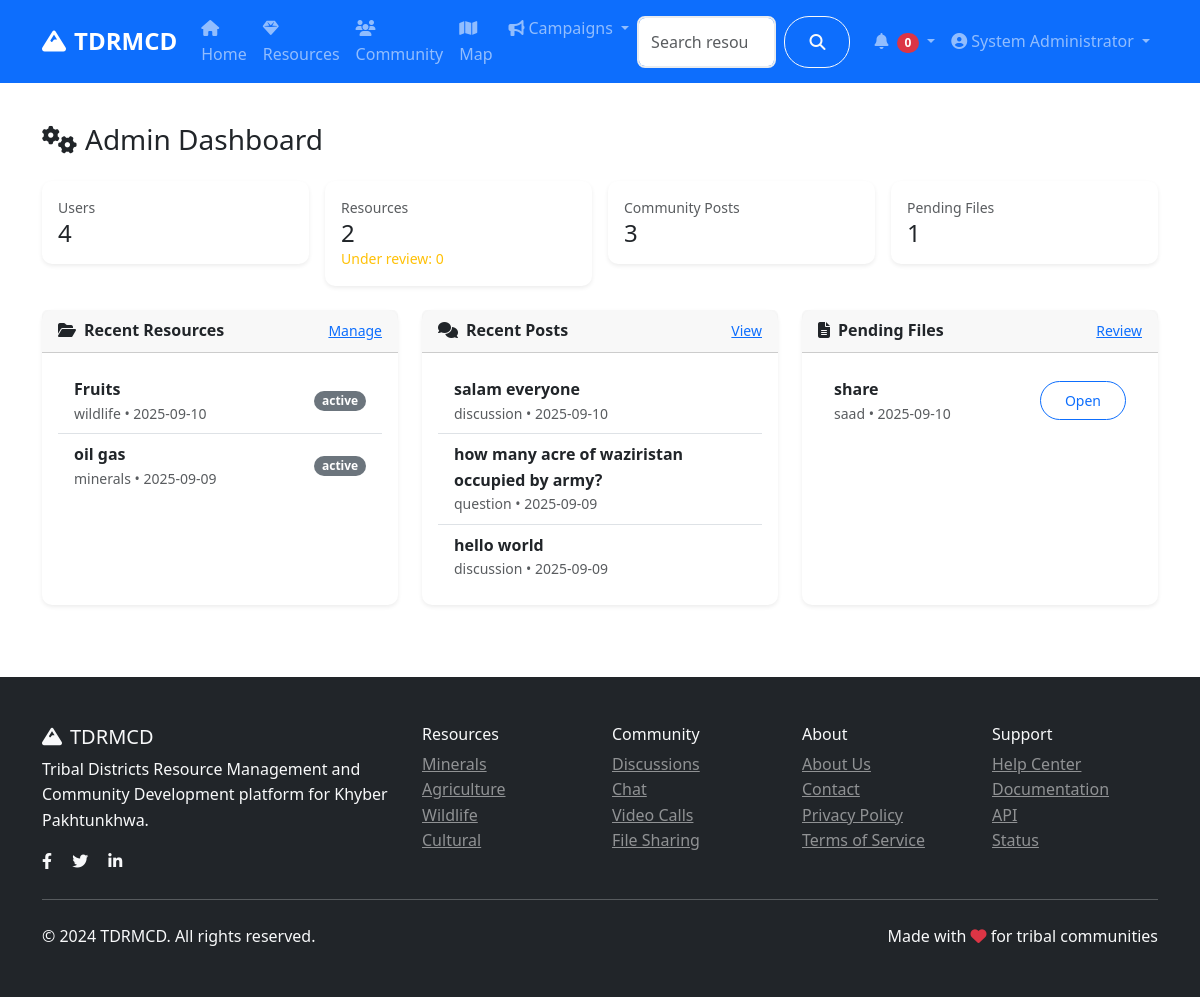
Page /admin/ (signed in) on the earlier database version.
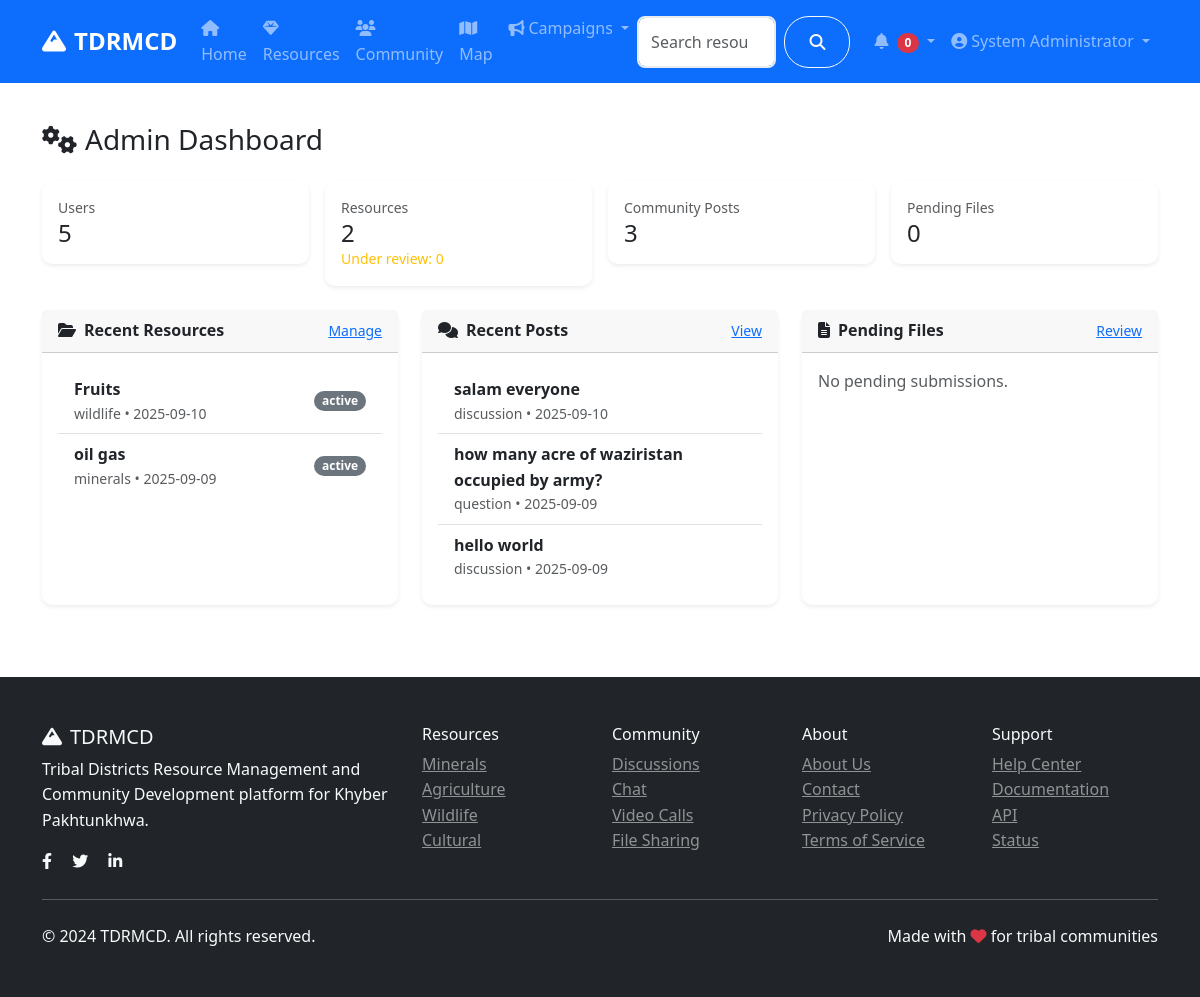
Same page on the later database version.
### models.py (models this page shows, shortened)
class Resource(db.Model):
    id = db.Column(db.Integer, primary_key=True)
    title = db.Column(db.String(200), nullable=False)
    description = db.Column(db.Text, nullable=False)
    category = db.Column(db.String(50), nullable=False)  # minerals, agriculture, wildlife, cultural
    subcategory = db.Column(db.String(50))  # gas, copper, coal, wheat, etc.
    location = db.Column(db.String(200))
    latitude = db.Column(db.Float)
    longitude = db.Column(db.Float)
    economic_value = db.Column(db.String(100))
    sustainability_info = db.Column(db.Text)
    image_url = db.Column(db.String(200))
    status = db.Column(db.String(20), default='active')  # active, inactive, under_review
    author_id = db.Column(db.Integer, db.ForeignKey('user.id'), nullable=False)
    created_at = db.Column(db.DateTime, default=datetime.utcnow)
    updated_at = db.Column(db.DateTime, default=datetime.utcnow, onupdate=datetime.utcnow)

class CommunityPost(db.Model):
    id = db.Column(db.Integer, primary_key=True)
    title = db.Column(db.String(200), nullable=False)
    content = db.Column(db.Text, nullable=False)
    category = db.Column(db.String(50), nullable=False)  # discussion, question, announcement
    tags = db.Column(db.String(200))
    image_url = db.Column(db.String(200))
    likes = db.Column(db.Integer, default=0)
    views = db.Column(db.Integer, default=0)
    author_id = db.Column(db.Integer, db.ForeignKey('user.id'), nullable=False)
    created_at = db.Column(db.DateTime, default=datetime.utcnow)
    updated_at = db.Column(db.DateTime, default=datetime.utcnow, onupdate=datetime.utcnow)
    comments = db.relationship('Comment', backref='post', lazy='dynamic', cascade='all, delete-orphan')
    likes_relation = db.relationship('PostLike', backref='post', lazy='dynamic', cascade='all, delete-orphan')

class FileSubmission(db.Model):
    id = db.Column(db.Integer, primary_key=True)
    title = db.Column(db.String(200), nullable=False)
    description = db.Column(db.Text, nullable=False)
    filename = db.Column(db.String(200), nullable=False)
    original_filename = db.Column(db.String(200), nullable=False)
    file_type = db.Column(db.String(50))
    file_size = db.Column(db.Integer)
    reference = db.Column(db.Text, nullable=False)  # Required reference for validation
    category = db.Column(db.String(50), nullable=False)
    status = db.Column(db.String(20), default='pending')  # pending, approved, rejected
    submitter_id = db.Column(db.Integer, db.ForeignKey('user.id'), nullable=False)
    reviewed_by = db.Column(db.Integer, db.ForeignKey('user.id'))
    review_notes = db.Column(db.Text)
    created_at = db.Column(db.DateTime, default=datetime.utcnow)
    reviewed_at = db.Column(db.DateTime)
    reviewer = db.relationship('User', foreign_keys=[reviewed_by])

class User(UserMixin, db.Model):
    id = db.Column(db.Integer, primary_key=True)
    username = db.Column(db.String(80), unique=True, nullable=False)
    email = db.Column(db.String(120), unique=True, nullable=False)
    password_hash = db.Column(db.String(120), nullable=False)
    first_name = db.Column(db.String(50), nullable=False)
    last_name = db.Column(db.String(50), nullable=False)
    role = db.Column(db.String(20), default='user')  # user, admin, researcher
    location = db.Column(db.String(100))
    bio = db.Column(db.Text)
    avatar = db.Column(db.String(200), default='default.jpg')
    is_active = db.Column(db.Boolean, default=True)
    created_at = db.Column(db.DateTime, default=datetime.utcnow)
    last_seen = db.Column(db.DateTime, default=datetime.utcnow)
    resources = db.relationship('Resource', backref='author', lazy='dynamic')
    posts = db.relationship('CommunityPost', backref='author', lazy='dynamic')
    chat_messages = db.relationship('ChatMessage', backref='sender', lazy='dynamic')
    file_submissions = db.relationship(
        'FileSubmission',
        foreign_keys='FileSubmission.submitter_id',
        backref='submitter',
        lazy='dynamic'
    )
    reviewed_submissions = db.relationship(
        'FileSubmission',
        foreign_keys='FileSubmission.reviewed_by',
        backref='reviewer_user',
        lazy='dynamic'
    )
    notifications = db.relationship('Notification', backref='user', lazy='dynamic')
    def get_full_name(self):
        return f"{self.first_name} {self.last_name}"
    def is_admin(self):
        return self.role == 'admin'

### routes/admin.py (the view)
@admin_bp.route('/')
@login_required
@admin_required
def dashboard():
    stats = {
        'total_users': User.query.count(),
        'total_resources': Resource.query.count(),
        'pending_resources': Resource.query.filter_by(status='under_review').count(),
        'total_posts': CommunityPost.query.count(),
        'pending_files': FileSubmission.query.filter_by(status='pending').count(),
        'active_campaigns': Campaign.query.filter_by(is_active=True).count()
    }
    recent_resources = Resource.query.order_by(Resource.created_at.desc()).limit(5).all()
    recent_posts = CommunityPost.query.order_by(CommunityPost.created_at.desc()).limit(5).all()
    pending_files = FileSubmission.query.filter_by(status='pending').limit(5).all()
    return render_template('admin/dashboard.html',
                         stats=stats,
                         recent_resources=recent_resources,
                         recent_posts=recent_posts,
                         pending_files=pending_files)

### app.py (called while the page is built)
@login_manager.user_loader
def load_user(user_id):
    return User.query.get(int(user_id))

### routes/admin.py (called while the page is built)
def admin_required(f):
    @wraps(f)
    def decorated_function(*args, **kwargs):
        if not current_user.is_authenticated or not current_user.is_admin():
            flash('Access denied. Admin privileges required.', 'error')
            return redirect(url_for('main.index'))
        return f(*args, **kwargs)
    return decorated_function

### templates/admin/dashboard.html (shortened to what the changed rows need)
{% extends "base.html" %}
{% block content %}
<div class="container py-4">
    <div class="row g-3 mb-4">
        <div class="col-sm-6 col-lg-3">
            <div class="card shadow-sm">
                <div class="card-body">
                    <div class="text-muted small">Users</div>
                    <div class="h4 mb-0">{{ stats.total_users }}</div>
                </div>
            </div>
        </div>
        <div class="col-sm-6 col-lg-3">
            <div class="card shadow-sm">
                <div class="card-body">
                    <div class="text-muted small">Pending Files</div>
                    <div class="h4 mb-0">{{ stats.pending_files }}</div>
                </div>
            </div>
        </div>
    </div>
    <div class="row g-4">
        <div class="col-lg-4">
            <div class="card h-100 shadow-sm">
                <div class="card-body">
                    {% if recent_resources %}
                    <ul class="list-group list-group-flush">
                        {% for r in recent_resources %}
                        <li class="list-group-item d-flex justify-content-between align-items-center">
                            <div>
                                <div class="fw-semibold">{{ r.title }}</div>
                                <div class="small text-muted">{{ r.category }} • {{ r.created_at.strftime('%Y-%m-%d') }}</div>
                            </div>
                            <span class="badge bg-secondary">{{ r.status }}</span>
                        </li>
                        {% endfor %}
                    </ul>
                    {% else %}
                    <div class="text-muted">No recent resources.</div>
                    {% endif %}
                </div>
            </div>
        </div>
        <div class="col-lg-4">
            <div class="card h-100 shadow-sm">
                <div class="card-body">
                    {% if recent_posts %}
                    <ul class="list-group list-group-flush">
                        {% for p in recent_posts %}
                        <li class="list-group-item">
                            <div class="fw-semibold">{{ p.title }}</div>
                            <div class="small text-muted">{{ p.category }} • {{ p.created_at.strftime('%Y-%m-%d') }}</div>
                        </li>
                        {% endfor %}
                    </ul>
                    {% else %}
                    <div class="text-muted">No recent posts.</div>
                    {% endif %}
                </div>
            </div>
        </div>
        <div class="col-lg-4">
            <div class="card h-100 shadow-sm">
                <div class="card-body">
                    {% if pending_files %}
                    <ul class="list-group list-group-flush">
                        {% for s in pending_files %}
                        <li class="list-group-item d-flex justify-content-between align-items-center">
                            <div>
                                <div class="fw-semibold">{{ s.title }}</div>
                                <div class="small text-muted">{{ s.submitter.username }} • {{ s.created_at.strftime('%Y-%m-%d') }}</div>
                            </div>
                            <a class="btn btn-sm btn-outline-primary" href="{{ url_for('admin.file_submissions', status='pending') }}">Open</a>
                        </li>
                        {% endfor %}
                    </ul>
                    {% else %}
                    <div class="text-muted">No pending submissions.</div>
                    {% endif %}
                </div>
            </div>
        </div>
    </div>
</div>
{% endblock %}

Differences in the rows shown:
no longer on this page (row edited): FileSubmission: title "share", submitter.username "saad", created_at "2025-09-10"
Other differences:
{{ stats.total_users }}: "4" → "5"
{{ stats.pending_files }}: "1" → "0"
text now shown: "No pending submissions."
